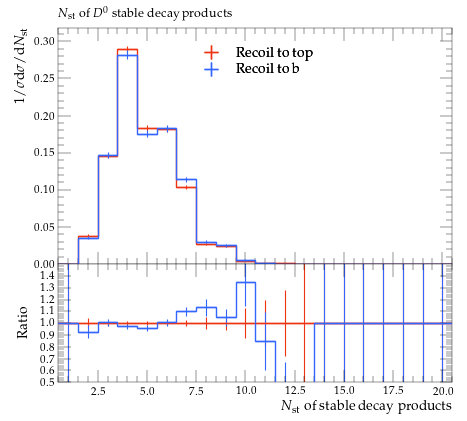

This figure's Python source:
#! /usr/bin/env python

# This Python script was auto-generated using YODA v2.0.2.
# Analysis object: /MC_HFDECAYS/D0_stable_mult
# Timestamp: 31-07-2026 (13:13:52)

import matplotlib as mpl
import matplotlib.pyplot as plt
mpl.use('Agg') # comment out for interactive use
import os
import numpy as np

plotDir = os.path.split(os.path.realpath(__file__))[0]
if 'YODA_USER_PLOT_PATH' in globals():
    plot_outdir = globals()['YODA_USER_PLOT_PATH']
else:
    plot_outdir = plotDir

#plot style
plt.style.use(os.path.join(plotDir, '../default.mplstyle'))
# plot metadata
figW, figH = plt.rcParams['figure.figsize']
ax_xLabel = r'$N_\mathrm{st}$ of stable decay products'
ax_yLabel = r'$1/\sigma \mathrm{d}\sigma/\mathrm{d}N_\mathrm{st}$'
ax_title  = r'$N_\mathrm{st}$ of $D^0$ stable decay products'
ax_xScale = 'linear'
ax_yScale = 'linear'
xLims = (0.5, 20.5)
yLims = (0.0, 0.3182465)

# TeX-friendly labels for the legend
labels = {
    'legend' : ([ r"Recoil to top", r"Recoil to b" ], r""),
}

# Adjust canvas width and height
canvasW = 10.0
canvasH = 9.0
figW *= canvasW/10.
figH *= canvasH/9.

# Create figure and axis objects
fig, (ax, ratio0_ax) = plt.subplots(2, 1, sharex=True,
                  figsize=(figW,figH), gridspec_kw={'height_ratios': (6.0, 3.0)})

# Set figure margins
plt.subplots_adjust(
    left   = 1.0 * plt.rcParams['figure.subplot.left'],
    right  = 1.0 * plt.rcParams['figure.subplot.right'],
    top    = 1.0 * plt.rcParams['figure.subplot.top'],
    bottom = 1.0 * plt.rcParams['figure.subplot.bottom'])

ratio0_ax.yaxis.set_major_locator(mpl.ticker.MultipleLocator(0.1))
ratio0_ax.set_ylim(0.5, 1.4999)
ratio0_ax.set_ylabel('Ratio')

# the numerical data is stored in a separate file
dataf = dict()
prefix = os.path.split(__file__)[0]
if prefix:    prefix = prefix + '/'
exec(open(prefix+'D0_stable_mult__data.py').read(), dataf)


legend_handles = dict() # keep track of handles for the legend

# style options for curves
# starts at zorder>=5 to draw curve on top of legend
styles = {
  'recoil_t': {
    'color' : '#EE3311',
    'linestyle' : '-',
    'linewidth' : 1,
    'marker' : 'none',
    'markersize' : 2,
    'capsize' : 0.0,
    'zorder' : 5,
    'histstyle' : 1,
    'drawstyle' : 'steps-pre',
    'xerrorbars' : 1,
    'yerrorbars' : 1,
    'fillcolor' : None,
    'fillopacity' : 1.0,
    'ratio0_linestyle' : '-',
    'ratio0_linewidth' : 1,
    'ratio0_marker' : 'none',
    'ratio0_markersize' : 2,
    'ratio0_capsize' : 0.0,
    'ratio0_zorder' : 5,
    'ratio0_histstyle' : 1,
    'ratio0_drawstyle' : 'steps-pre',
    'ratio0_xerrorbars' : 1,
    'ratio0_yerrorbars' : 1,
  },
  'recoil_b': {
    'color' : '#3366FF',
    'linestyle' : '-',
    'linewidth' : 1,
    'marker' : 'none',
    'markersize' : 2,
    'capsize' : 0.0,
    'zorder' : 6,
    'histstyle' : 1,
    'drawstyle' : 'steps-pre',
    'xerrorbars' : 1,
    'yerrorbars' : 1,
    'fillcolor' : None,
    'fillopacity' : 1.0,
    'ratio0_linestyle' : '-',
    'ratio0_linewidth' : 1,
    'ratio0_marker' : 'none',
    'ratio0_markersize' : 2,
    'ratio0_capsize' : 0.0,
    'ratio0_zorder' : 6,
    'ratio0_histstyle' : 1,
    'ratio0_drawstyle' : 'steps-pre',
    'ratio0_xerrorbars' : 1,
    'ratio0_yerrorbars' : 1,
  },
}

# curve from input yoda files in main panel
for label, yvals in dataf['yvals'].items():
    if all(np.isnan(v) for v in dataf['yvals'][label]):
        continue
    tmp = None
    if styles[label]['histstyle']: # draw as histogram
        xpos = dataf['xedges'][label] if styles[label]['drawstyle'] else dataf['xpoints'][label]
        ypos = np.insert(yvals, 0, yvals[0]) if styles[label]['drawstyle'] else yvals
        if styles[label]['fillcolor']: # fill area below curve
            ax.fill_between(xpos, ypos, step='pre',
                            color=styles[label]['fillcolor'],
                            alpha=styles[label]['fillopacity'])
        tmp, = ax.plot(xpos, ypos,
                       color=styles[label]['color'],
                       linestyle=styles[label]['linestyle'],
                       linewidth=styles[label]['linewidth'],
                       drawstyle=styles[label]['drawstyle'], solid_joinstyle='miter',
                       zorder=styles[label]['zorder'], label=label)
    tmp = ax.errorbar(dataf['xpoints'][label], yvals,
                      xerr=np.array(dataf['xerrs'][label])*styles[label]['xerrorbars'],
                      yerr=np.array(dataf['yerrs'][label])*styles[label]['yerrorbars'],
                      fmt=styles[label]['marker'], capsize=styles[label]['capsize'],
                      markersize=styles[label]['markersize'],
                      ecolor=styles[label]['color'],
                      color=styles[label]['color'], zorder=styles[label]['zorder'])
    tmp[-1][0].set_linestyle(styles[label]['linestyle'])
    tmp[-1][0].set_linewidth(styles[label]['linewidth'])
    if label in dataf['add_legend_handle']:  legend_handles[label] = tmp
    for varLabel in dataf['variation_yvals'].keys():
        if varLabel.startswith(label):
            tmp, = ax.plot(dataf['xedges'][label], dataf['variation_yvals'][varLabel],
                           color=styles[label]['color'],
                           linestyle=styles[label]['linestyle'],
                           linewidth=styles[label]['linewidth'],
                           drawstyle='steps-pre', solid_joinstyle='miter',
                           zorder=styles[label]['zorder'], alpha=0.5)


# plots on ratio panel
# curve from input yoda files in ratio panel
for label, yvals in dataf['ratio0_yvals'].items():
    if all(np.isnan(v) for v in yvals):
        continue
    if styles[label]['ratio0_histstyle']: # plot as histogram
        xpos = dataf['xedges']['recoil_t'] if styles[label]['ratio0_drawstyle'] else dataf['xpoints']['recoil_t']
        ypos = np.insert(yvals, 0, yvals[0]) if styles[label]['ratio0_drawstyle'] else yvals
        ratio0_ax.plot(xpos, ypos,
                       color=styles[label]['color'],
                       linewidth=styles[label]['linewidth'],
                       linestyle=styles[label]['ratio0_linestyle'],
                       drawstyle=styles[label]['ratio0_drawstyle'], zorder=styles[label]['zorder'],
                       solid_joinstyle='miter')
    tmp = ratio0_ax.errorbar(dataf['xpoints']['recoil_t'], yvals,
                             xerr=np.array(dataf['ref_xerrs'])*styles[label]['ratio0_xerrorbars'],
                             yerr=np.array(dataf['ratio0_yerrs'][label])*styles[label]['ratio0_yerrorbars'],
                             fmt=styles[label]['ratio0_marker'], capsize=styles[label]['ratio0_capsize'],
                             markersize=styles[label]['ratio0_markersize'],
                             ecolor=styles[label]['color'],
                             color=styles[label]['color'])
    tmp[-1][0].set_linestyle(styles[label]['ratio0_linestyle'])
    tmp[-1][0].set_linewidth(styles[label]['ratio0_linewidth'])

    for varlabel in dataf['ratio0_variation_vals'].keys():
        if varlabel.startswith(label):
            ratio0_ax.plot(dataf['xedges']['recoil_t'],
                            dataf['ratio0_variation_vals'][varlabel],
                            color=styles[label]['color'],
                            linestyle=styles[label]['linestyle'],
                            linewidth=styles[label]['linewidth'],
                            drawstyle='steps-pre', solid_joinstyle='miter',
                            zorder=1, alpha=0.5)

legend_items = list(legend_handles.values())
ax.add_artist(ax.legend(legend_items,
                        labels['legend'][0],
                        title=labels['legend'][1],
                        alignment='left',
                        loc='upper center',
                        bbox_to_anchor=(0.5, 0.97)))

# set plot metadata as defined above
ratio0_ax.set_xlabel(ax_xLabel)
ratio0_ax.xaxis.set_label_coords(1., -0.15)
ax.set_ylabel(ax_yLabel, ha='right', va='top')
ax.yaxis.set_label_coords(-0.11, 1.0)
ax.set_title(ax_title, loc='left')
ax.set_xscale(ax_xScale)
ax.set_yscale(ax_yScale)
ax.set_xlim(xLims)
ax.set_ylim(yLims)

# tick formatting
plt.rcParams['xtick.top'] = True
plt.rcParams['ytick.right'] = True
fig.align_ylabels((ax, ratio0_ax))
plt.savefig(os.path.join(plot_outdir, 'D0_stable_mult.pdf'), format='PDF')
plt.savefig(os.path.join(plot_outdir, 'D0_stable_mult.png'), format='PNG')

plt.close(fig)
